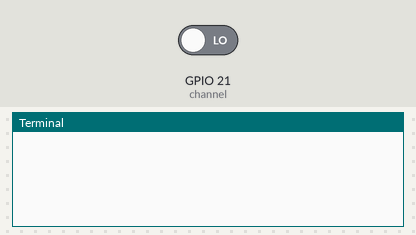
Recording of a program running on a simulated Raspberry Pi (BCM pin numbers). Shown: the last lines printed to the terminal. The inputs (shaded band) are chosen by the test bench; at power-on: GPIO 21 (channel) LOW.

Above: at 1.2 s.
1.3 s: GPIO 21 (channel) driven HIGH
At 2.5 s:
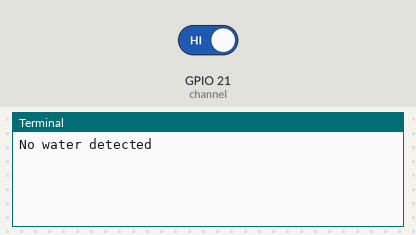
2.8 s: GPIO 21 (channel) driven LOW
At 3.7 s:
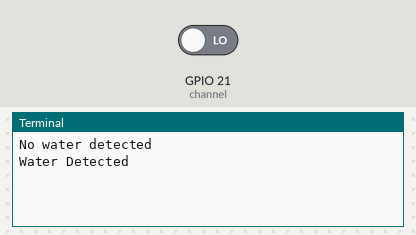

Measured:
- after the input at 1.3 s, the terminal: prints a new line at once (image 1)
- after the input at 2.8 s, the terminal: prints a new line at once (image 2)

The program:

moisture.py
```python
import RPi.GPIO as GPIO
from time import sleep

channel = 21
GPIO.setmode(GPIO.BCM)
GPIO.setup(channel, GPIO.IN)

def callback(channel):
    if GPIO.input(channel):
        print("No water detected")
    else:
        print("Water Detected")


GPIO.add_event_detect(channel, GPIO.BOTH, bouncetime=300) #Let us know when the pin goes HIGH or LOW
GPIO.add_event_callback(channel, callback) # Assign function to GPIO PIN, Run function on change

while True:
    sleep(1)
```
